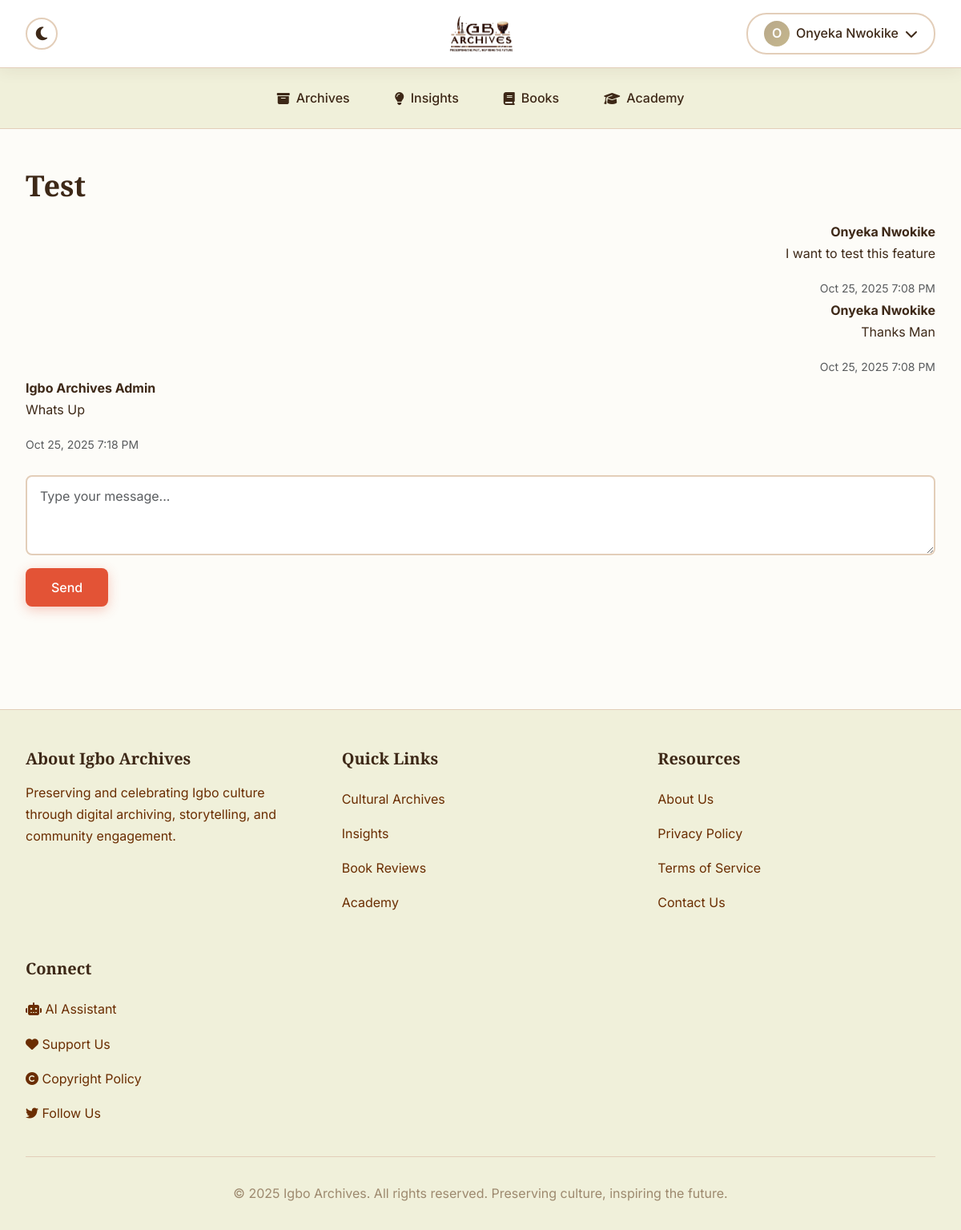
The page /profile/messages/1/ (signed in) on the database its author committed.
### users/models.py (models this page shows, shortened)
class CustomUser(AbstractUser):
    full_name = models.CharField(max_length=200, blank=True)
    bio = models.TextField(blank=True)
    profile_picture = models.ImageField(upload_to='profile_pictures/', blank=True, null=True)
    social_links = models.JSONField(default=dict, blank=True)
    def get_display_name(self):
        return self.full_name or (self.email.split('@')[0] if self.email else self.username)

class Thread(models.Model):
    participants = models.ManyToManyField(CustomUser, related_name='message_threads')
    subject = models.CharField(max_length=255)
    created_at = models.DateTimeField(auto_now_add=True)
    updated_at = models.DateTimeField(auto_now=True)
    class Meta:
        ordering = ['-updated_at']

class Message(models.Model):
    thread = models.ForeignKey(Thread, on_delete=models.CASCADE, related_name='messages')
    sender = models.ForeignKey(CustomUser, on_delete=models.CASCADE)
    content = models.TextField()
    created_at = models.DateTimeField(auto_now_add=True)
    is_read = models.BooleanField(default=False)
    class Meta:
        ordering = ['created_at']

### users/views.py (the view)
# urls.py: path('messages/<int:thread_id>/', views.message_thread, name='thread'),
@login_required
def message_thread(request, thread_id):
    thread = get_object_or_404(Thread, id=thread_id, participants=request.user)
    if request.method == 'POST':
        content = request.POST.get('content')
        if content:
            Message.objects.create(thread=thread, sender=request.user, content=content)
            return redirect('users:thread', thread_id=thread_id)
    thread.messages.exclude(sender=request.user).update(is_read=True)
    return render(request, 'users/thread.html', {'thread': thread})

### core/context_processors.py (called while the page is built)
def pwa_settings(request):
    return {
        'VAPID_PUBLIC_KEY': getattr(settings, 'VAPID_PUBLIC_KEY', ''),
    }

def monetization_settings(request):
    return {
        'ENABLE_ADSENSE': getattr(settings, 'ENABLE_ADSENSE', False),
        'GOOGLE_ADSENSE_CLIENT_ID': getattr(settings, 'GOOGLE_ADSENSE_CLIENT_ID', ''),
        'ENABLE_DONATIONS': getattr(settings, 'ENABLE_DONATIONS', False),
        'STRIPE_PUBLIC_KEY': getattr(settings, 'STRIPE_PUBLIC_KEY', ''),
    }

### users/templates/users/thread.html (shortened to what this page needs)
{% extends 'base.html' %}
{% block content %}
<h2>{{ thread.subject }}</h2>
<div class="messages-container mb-4">
    {% for message in thread.messages.all %}
    <div class="message-bubble {% if message.sender == user %}text-end{% endif %}">
        <strong>{{ message.sender.get_display_name }}</strong>
        <p>{{ message.content }}</p>
        <small class="text-muted">{{ message.created_at|date:"M d, Y g:i A" }}</small>
    </div>
    {% endfor %}
</div>
<form method="post">
    <div class="mb-3">
        <textarea name="content" class="form-control" rows="3" placeholder="Type your message..." required></textarea>
    </div>
    <button type="submit" class="btn btn-primary">Send</button>
</form>
{% endblock %}

### core/templates/base.html (shortened to what this page needs)
{% load static %}
{% load pwa %}
<!DOCTYPE html>
<html lang="en">
<head>
    <link href="https://cdn.jsdelivr.net/npm/bootstrap@5.3.0/dist/css/bootstrap.min.css" rel="stylesheet">
    <link rel="stylesheet" href="https://cdnjs.cloudflare.com/ajax/libs/font-awesome/6.4.0/css/all.min.css">
    <link rel="stylesheet" href="{% static 'css/style.css' %}">
</head>
<body>
    <header class="main-header">
        <div class="header-container">
            <button class="dark-mode-toggle" aria-label="Toggle dark mode" id="darkModeToggle">
                <i class="fas fa-moon"></i>
            </button>
            <a class="logo-container" href="/">
                <img src="{% static 'images/logos/logo-light.png' %}" alt="Igbo Archives" class="logo-image logo-light">
            </a>
            <div class="user-menu">
                {% if user.is_authenticated %}
                    <button class="profile-button" id="profileButton">
                        <div class="profile-icon">{{ user.get_display_name|slice:":1"|upper }}</div>
                        <span class="d-none d-sm-inline">{{ user.get_display_name }}</span>
                        <i class="fas fa-chevron-down"></i>
                    </button>
                {% else %}
                    <a href="/accounts/login/" class="login-button">
                        <i class="fas fa-sign-in-alt"></i> Login
                    </a>
                {% endif %}
            </div>
        </div>
    </header>
    <nav class="desktop-nav">
        <div class="nav-container">
            <a href="/archives/" class="nav-link {% if request.path == '/archives/' or request.path == '/' %}active{% endif %}">
                <i class="fas fa-archive"></i> Archives
            </a>
            <a href="/insights/" class="nav-link {% if '/insights/' in request.path %}active{% endif %}">
                <i class="fas fa-lightbulb"></i> Insights
            </a>
            <a href="/books/" class="nav-link {% if '/books/' in request.path %}active{% endif %}">
                <i class="fas fa-book"></i> Books
            </a>
            <a href="/academy/" class="nav-link {% if '/academy/' in request.path %}active{% endif %}">
                <i class="fas fa-graduation-cap"></i> Academy
            </a>
        </div>
    </nav>
    <main class="container-main">
        {% block content %}
        {% endblock %}
    </main>
    <footer class="main-footer">
        <div class="footer-container">
            <div class="footer-grid">
                <div class="footer-section">
                    <h3>About Igbo Archives</h3>
                    <p style="color: var(--text-secondary); line-height: 1.7;">
                        Preserving and celebrating Igbo culture through digital archiving,
                        storytelling, and community engagement.
                    </p>
                </div>
                <div class="footer-section">
                    <h3>Quick Links</h3>
                    <a href="/archives/" class="footer-link">Cultural Archives</a>
                    <a href="/insights/" class="footer-link">Insights</a>
                    <a href="/books/" class="footer-link">Book Reviews</a>
                    <a href="/academy/" class="footer-link">Academy</a>
                </div>
                <div class="footer-section">
                    <h3>Resources</h3>
                    <a href="/about/" class="footer-link">About Us</a>
                    <a href="/privacy/" class="footer-link">Privacy Policy</a>
                    <a href="/terms/" class="footer-link">Terms of Service</a>
                    <a href="/contact/" class="footer-link">Contact Us</a>
                </div>
                <div class="footer-section">
                    <h3>Connect</h3>
                    <a href="/ai-chat/" class="footer-link">
                        <i class="fas fa-robot"></i> AI Assistant
                    </a>
                    <a href="/donate/" class="footer-link">
                        <i class="fas fa-heart"></i> Support Us
                    </a>
                    <a href="/copyright/" class="footer-link">
                        <i class="fas fa-copyright"></i> Copyright Policy
                    </a>
                    <a href="https://twitter.com/IgboArchives" class="footer-link" target="_blank">
                        <i class="fab fa-twitter"></i> Follow Us
                    </a>
                </div>
            </div>
            <div class="footer-bottom">
                <p>&copy; 2025 Igbo Archives. All rights reserved. Preserving culture, inspiring the future.</p>
            </div>
        </div>
    </footer>
</body>
</html>

### rows shown on the page
CustomUser: get_display_name "O", get_display_name "Onyeka Nwokike"
Thread: subject "Test"
Message: sender.get_display_name "Onyeka Nwokike", content "I want to test this feature", created_at "Oct 25, 2025 7:08 PM"
Message: sender.get_display_name "Onyeka Nwokike", content "Thanks Man", created_at "Oct 25, 2025 7:08 PM"
Message: sender.get_display_name "Igbo Archives Admin", content "Whats Up", created_at "Oct 25, 2025 7:18 PM"
